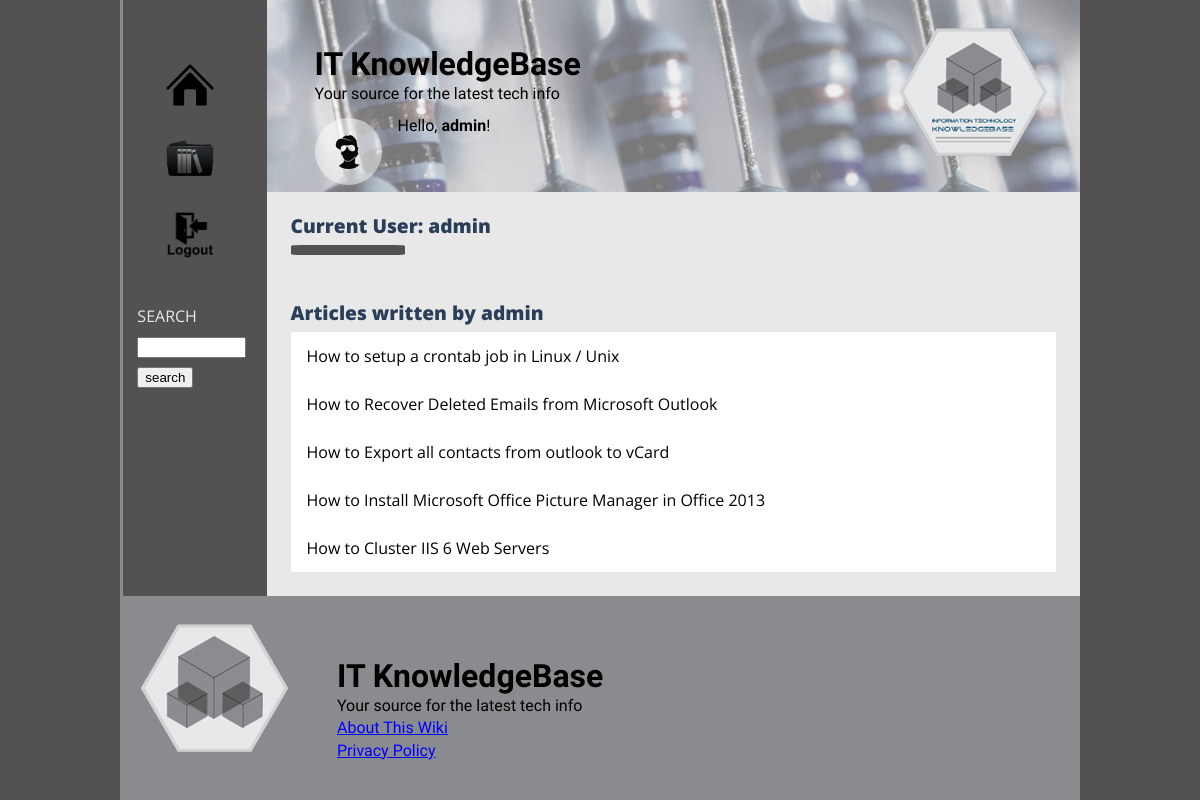
The app's page /wiki/articles.php (signed in) with its own data.
### tables this page shows
CREATE TABLE IF NOT EXISTS `users` (
  `first_name` varchar(256) NOT NULL,
  `last_name` varchar(256) NOT NULL,
  `username` varchar(256) NOT NULL,
  `user_id` mediumint(9) NOT NULL AUTO_INCREMENT,
  `user_password` varchar(40) NOT NULL,
  `user_email` varchar(254) NOT NULL,
  `user_pic` text NOT NULL,
  `is_admin` tinyint(1) NOT NULL,
  `user_bio` text NOT NULL,
  `date_joined` datetime NOT NULL,
  PRIMARY KEY (`user_id`)
);

CREATE TABLE IF NOT EXISTS `articles` (
  `article_id` mediumint(9) NOT NULL AUTO_INCREMENT,
  `date_posted` datetime NOT NULL,
  `article_title` varchar(255) NOT NULL,
  `article_body` text NOT NULL,
  `user_id` mediumint(9) NOT NULL,
  `is_published` tinyint(1) NOT NULL,
  `allow_comments` tinyint(1) NOT NULL,
  `category_id` mediumint(9) NOT NULL,
  PRIMARY KEY (`article_id`)
);

### wiki/articles.php (the view, shortened to what this page needs)
<?php
include('includes/header.php');
include('includes/sidebar.php');
?>
<main id="articles">
<?php
$user_id = $_SESSION['user_id'];
$query = "	SELECT articles.article_id, articles.date_posted, articles.article_title, articles.article_body, articles.user_id, articles.is_published, articles.allow_comments, articles.category_id,
			users.user_id, users.username, users.user_pic
			FROM articles, users
			WHERE users.user_id = $user_id
			AND articles.user_id - users.user_id";
		$result = $db->query($query);
    if($user_id != ''){
		$cells = $result->fetch_assoc();
            }
		if($result->num_rows > 0){
		?>
			<h2>Current User: <span class="username"><?php echo $cells['username']; ?></span></h2>
			<img src="<?php echo $cells['user_pic'];?> ">
			<h2>Articles written by <span class="username"><?php echo $cells['username']; ?></span></h2>
			<?php
				while($row = $result->fetch_assoc()){
					?>
					<article>
						<h4><?php echo $row['article_title']; ?></h4>
					</article>
				<?php
		}
	}
?>
</main>
<?php include('includes/footer.php') ?>

### wiki/functions.php (shortened to what this page needs)
<?php
function echoUsername($user_id){
	if($user_id != ''){
		echo '<img src="img/profile_min.png">';
	echo '<h4>Hello, <span>' . $user_id . '</span>!</h4>';
	}
}

### wiki/css/style.css (style rules this page uses)
html { background-color: #545152; font-family: 'Open Sans', sans-serif; }
#header-headers img { background-color: rgba(256, 256, 256, .5); border-radius: 50%; padding: 1em; }
#header-headers > h4:nth-child(3) > img { float: left; margin: 1em 0 0 0; }
#header-headers > h4:nth-child(4) { float: left; margin: 1em; }
header span { font-weight: 600; }
main { background-color: #e9e8e8; float: left; min-height: 23em; padding: 1.5em; width: 85%; }
main h2, main h3 { color: #2A3E59; }
main article { background-color: #FFF; padding: 1em; width: 100%; }
main div.category a h2, main h2 { font-size: 1.2em; font-weight: 800; margin: 0 0 .5em 0; }
main#articles img { border: solid 5px #545152; border-radius: 10%; float: left; margin: 0 0 3em 0; width: 15%; }
main#articles h2 { clear: both; }
main#articles article { clear: both; }
span.username:first-letter { text-transform: uppercase; }

### records on screen
users: username "admin"
articles: article_title "How to setup a crontab job in Linux / Unix"
articles: article_title "How to Recover Deleted Emails from Microsoft Outlook"
articles: article_title "How to Export all contacts from outlook to vCard"
articles: article_title "How to Install Microsoft Office Picture Manager in Office 2013"
articles: article_title "How to Cluster IIS 6 Web Servers"
